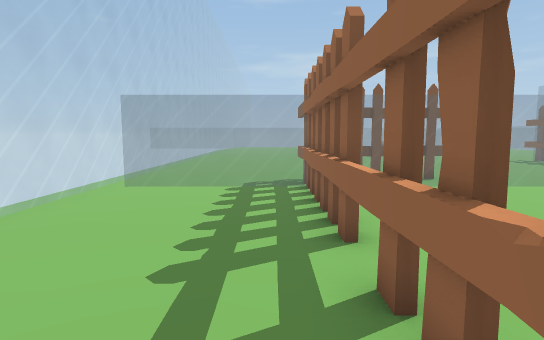
[1] (above)

24 first-person views from a walk through a 3-D level made in the Unity game engine. The camera is 1.5 m above the floor, tilts 6° down and sees 80° across. The floor is counted in squares, 1 m on a side. Each view is taken from the middle of a square. On the plan, view 1 faces up. The plan holds only what a view shows up to about 15 squares ahead; the rest is blank. The place goes on beyond the plan. Some animated figures are left out.

[2]
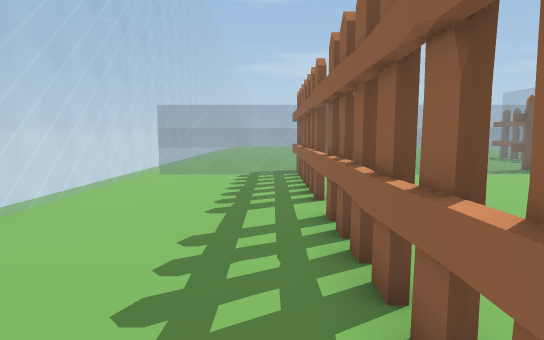

[3]
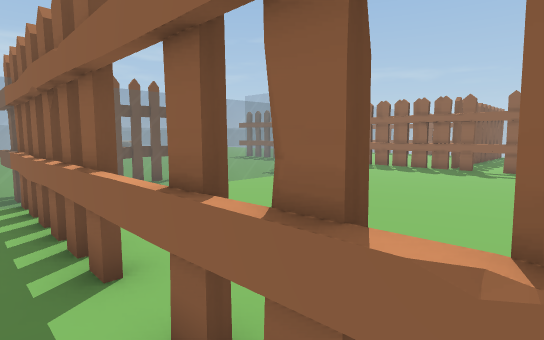

[4]
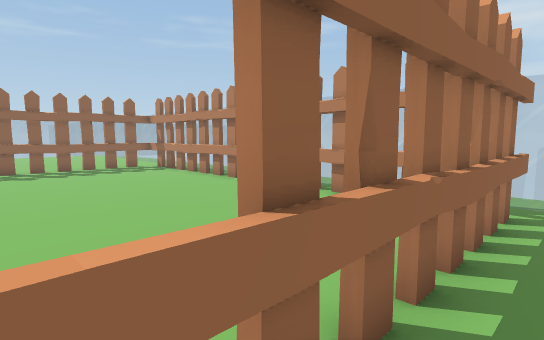

[5]
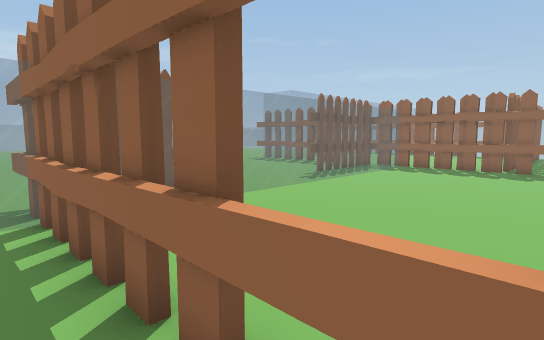

[6]
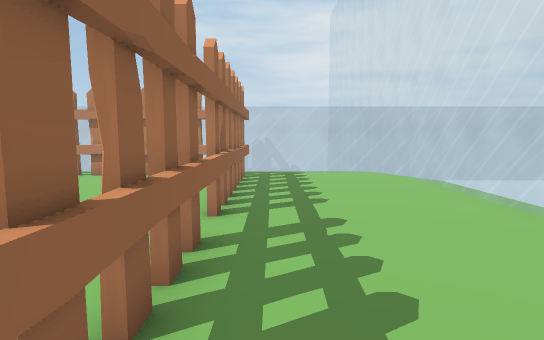

[7]
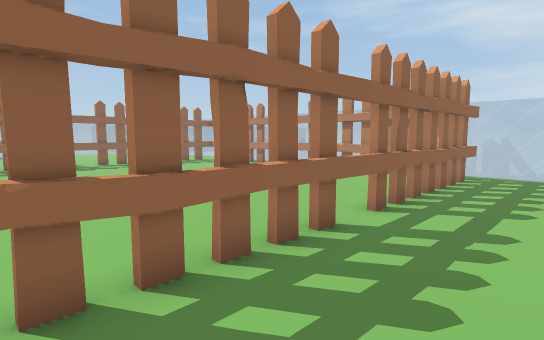

[8]
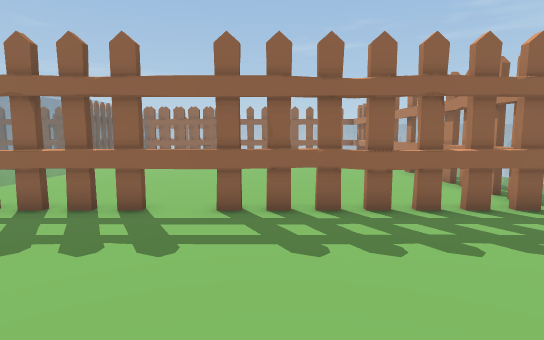

[9]
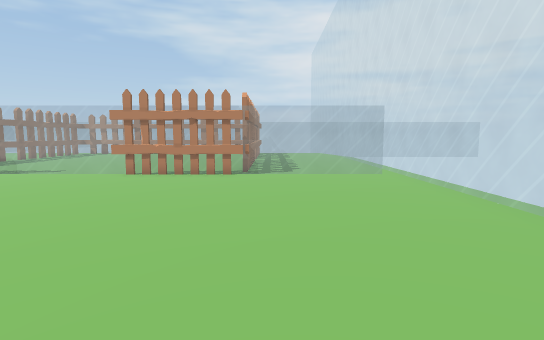

[10]
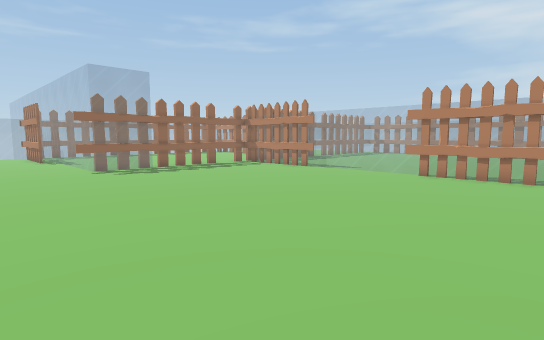

[11]
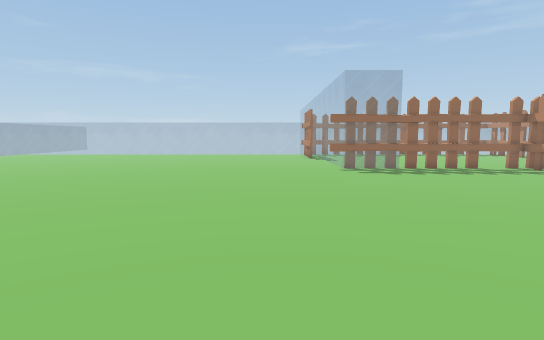

[12]
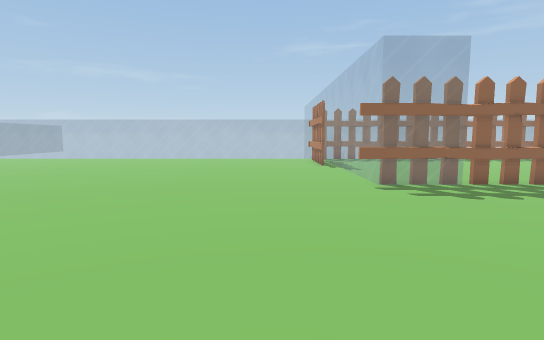

[13]
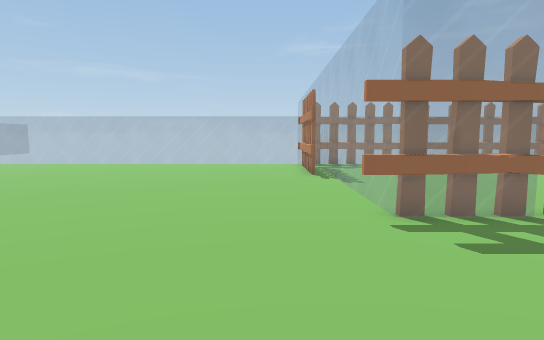

[14]
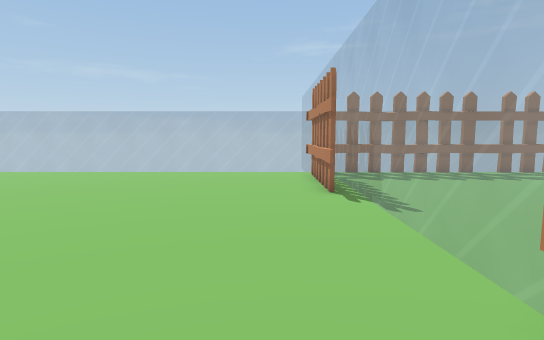

[15]
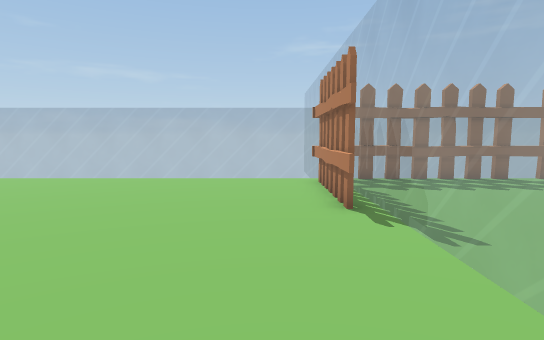

[16]
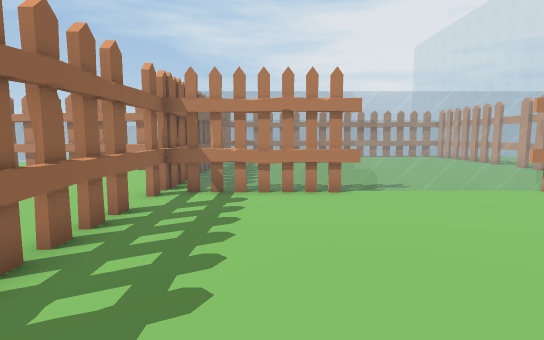

[17]
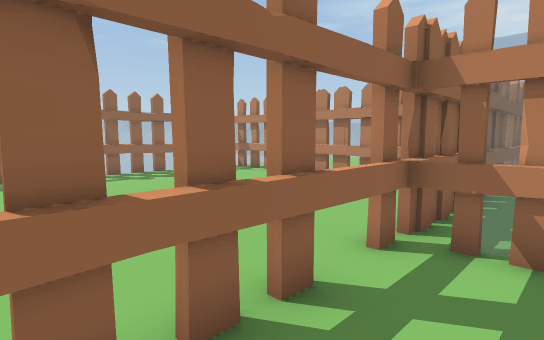

[18]
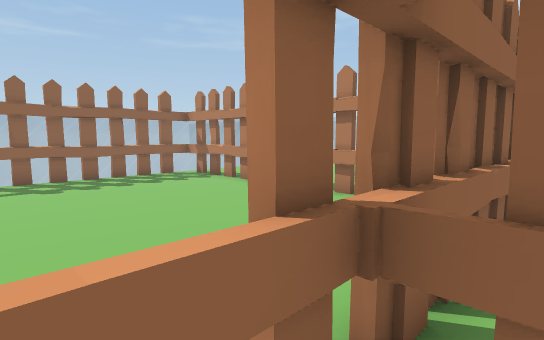

[19]
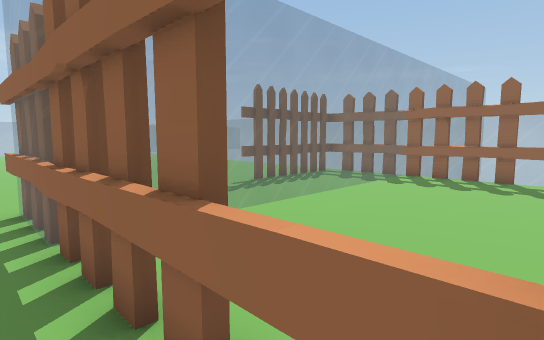

[20]
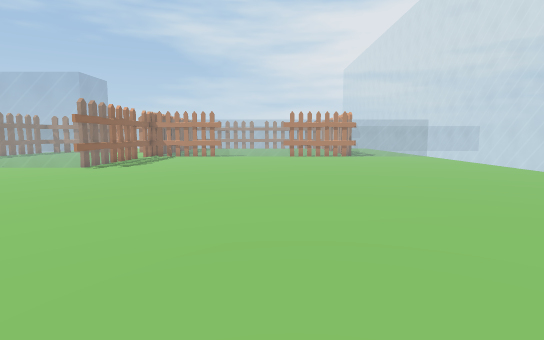

[21]
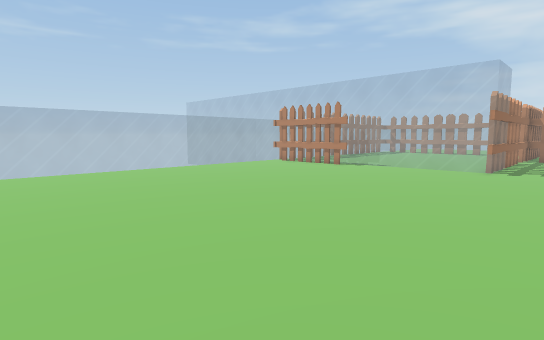

[22]
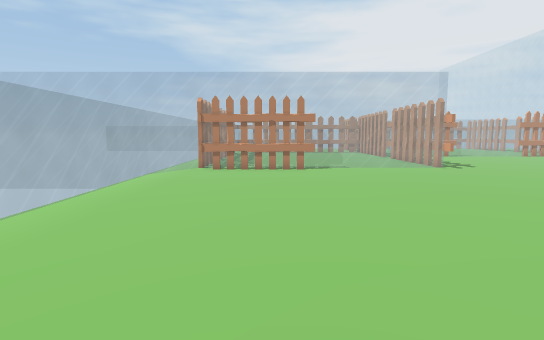

[23]
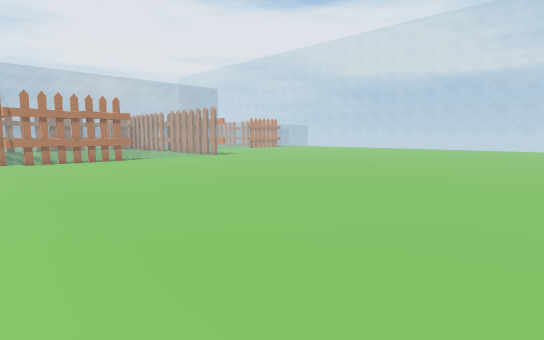

[24]
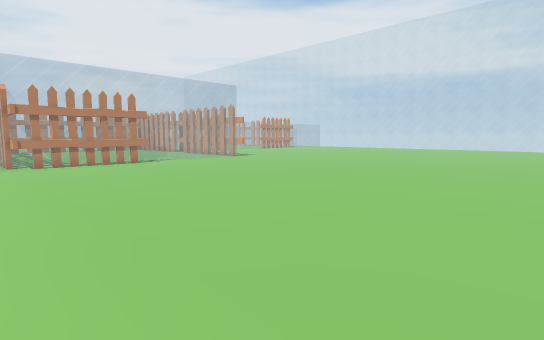

### Floor plan
Key: @ floor where view 1 was taken; # wall or solid block; x gap in a wall; . main floor; - floor 0.25 m lower than the main floor; = window, fence, low wall or low ledge.
Columns run from 8 left of view 1 to 32 right of it. Each row starts with its distance up from view 1.
 38                                ..... -
 37                       ...............
 36                    ..................-
 35                .   ..................-
 34                   ...................-
 33              ........................-===
 32             .........................-==
 31            ..........................-=
 30           ...........................-=
 29           ...........................-=
 28          ............................-=
 27         .............................-=
 26        ..............................-==
 25       ...............................-===
 24       ...............................-===
 23      ................................-===
 22     .................................-===
 21     .................................-===
 20     ....................=============
 19    .....................==============
 18    .....................== ===========
 17    .....................#  ============
 16   =.....................x..........#  =
 15  ==.....................x..........#  ==
 14 ===.....................x..........#  =
 13 ===.....................#..........#
 12 ===.....................x..........#
 11 ===.====================#..........#
 10 ===.====== ============ #..........#
  9 ===......x..............#..........#
  8 ===......x..............# .........#  =
  7 ===......x..............# ..  .....#  =
  6  ==......x..............############
  5   =......x..............#..      ...
  4    ......#..............#.
  3    ......x..............#
  2    ......x..............#.
  1   =......x..............#.
  0  ==.....@x..............#
 -1 ===......x..............#
 -2 ===......x..............#
 -3 ===......##############
 -4 ========== = ===  ===
 -5 ==========
 -6    =======

Positions as (right, up) in squares from view 1, and headings:
1: (0, 0), facing up
2: (0, -3), facing up
3: (0, 1), facing up-right
4: (0, 4), facing down-right
5: (0, 3), facing up-right
6: (0, 9), facing down
7: (-2, 9), facing down-right
8: (-5, 2), facing right
9: (0, 24), facing down
10: (1, 24), facing down-right
11: (1, 23), facing right
12: (6, 23), facing right
13: (10, 22), facing right
14: (14, 22), facing right
15: (16, 22), facing right
16: (13, 20), facing down
17: (14, 16), facing down-right
18: (15, 13), facing down-right
19: (15, 12), facing up-right
20: (7, 35), facing down
21: (13, 35), facing down-right
22: (24, 35), facing down
23: (29, 38), facing down-left
24: (29, 36), facing down-left
